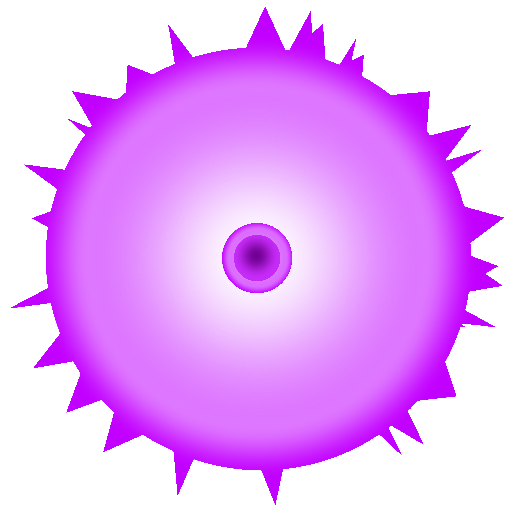
#> input picture src/presets/purple-virus.png, 512 x 512 px
$ python -i similar.py   (imports and definitions only)
#> lines starting #> are read from the running program, lines starting #| are printed output that depends on the picture
#> further down, picture is the input picture: PIL image 512x512 RGBA; mean R, G, B, A 125.3, 53.4, 148, 126.6
"""Find sprites that look like a given image, so the many versions of one potion (or any art) can be found together.

Each sprite gets a small fingerprint: its visible shape and brightness pattern at 16x16 after trimming
transparent margins, its color layout at 4x4, and its aspect ratio. Resized copies match closely;
recolored copies still match on shape. This is a visual likeness measure, not proof that two sprites
are the same game item.
"""
import base64
import io
import threading
import uuid
import numpy as np
from PIL import Image

SIZE = 16


def fingerprint(image):
    """image: a PIL image or an RGBA array -> (shape vector, color vector, aspect) or None for empty art."""
    image = Image.fromarray(image, 'RGBA') if isinstance(image, np.ndarray) else image.convert('RGBA')
    box = image.getchannel('A').point(lambda v: 255 if v > 24 else 0).getbbox()
#> box = (11, 7, 504, 505)
    if not box: return None
    image = image.crop(box)
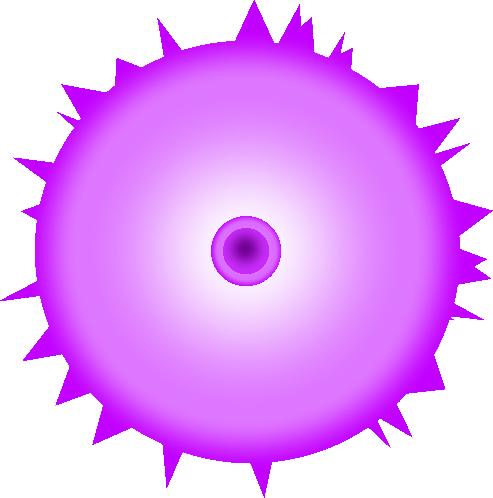
#> image: PIL image 493x498 RGBA; mean R, G, B, A 133.7, 57, 158, 135.2; transparent parts drawn white
    aspect = float(np.log(image.width / image.height))
#> aspect = -0.0101
    small = np.asarray(image.resize((SIZE, SIZE), Image.Resampling.BILINEAR), dtype=np.float32) / 255
    alpha = small[..., 3]
    light = (small[..., :3] @ np.array([0.2126, 0.7152, 0.0722], np.float32)) * alpha
    shape = np.concatenate([alpha.ravel(), light.ravel()])
#> shape = 512 values, max 1 at index 38, min 0 at index 0, mean 0.397
    shape = shape - shape.mean()
#> shape = 512 values, max 0.603 at index 38, min -0.397 at index 0, mean 2.24e-08
    norm = float(np.linalg.norm(shape))
#> norm = 7.69
    shape = shape / norm if norm > 1e-6 else shape
#> shape = 512 values, max 0.0785 at index 38, min -0.0517 at index 0, mean 2.79e-09
    tiny = np.asarray(image.resize((4, 4), Image.Resampling.BOX), dtype=np.float32) / 255
    color = (tiny[..., :3] * tiny[..., 3:4]).ravel()
#> color = 48 values, max 0.702 at index 23, min 0.0151 at index 37, mean 0.384
    return shape.astype(np.float32), color.astype(np.float32), aspect


class Index:
    def __init__(self, catalog):
        self.catalog, self.lock, self.keys, self.uploads = catalog, threading.Lock(), None, {}

    # [57 lines left out: functions build, upload, query, rank, not called in this run]

>>> from PIL import Image
>>> picture = Image.open('presets/purple-virus.png')
>>> result = fingerprint(picture)
